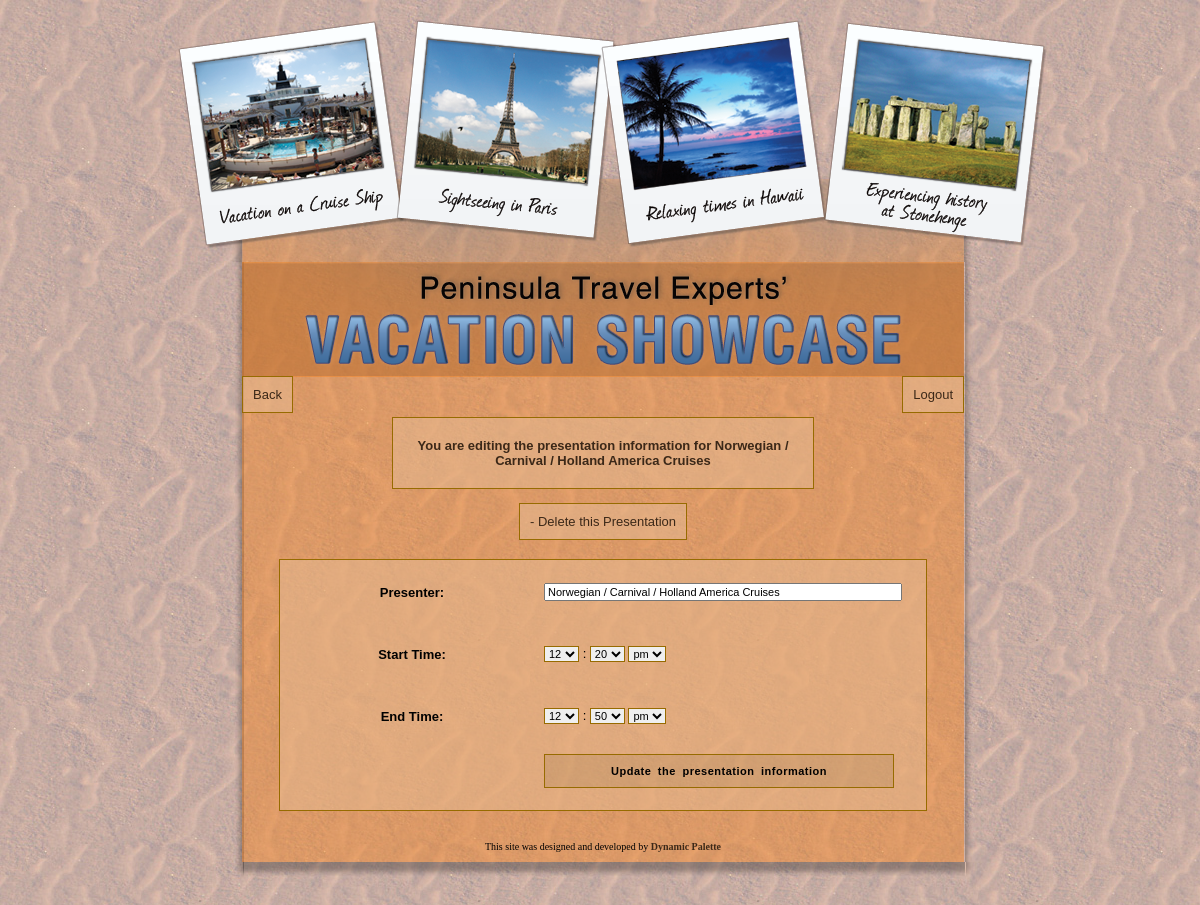
/admin/schedule_edit_entry.php?id=38 (signed in), run on the app's committed database.
### tables this page shows
CREATE TABLE `schedule` (
  `id` int(5) NOT NULL auto_increment,
  `presenter` varchar(55) NOT NULL,
  `startTime` time NOT NULL,
  `endTime` time NOT NULL,
  PRIMARY KEY  (`id`)
);

### admin/schedule_edit_entry.php (the view, shortened to what this page needs)
<?php
	$conn = dbConnect('admin');
	if (isset($_GET['id']) && !$_POST) {
	  $sql = 'SELECT *
			  FROM schedule
			  WHERE id = ?';
			$stmt = $conn->stmt_init();
			if ($stmt->prepare($sql)) {
				$stmt->bind_param('i', $_GET['id']);
				$stmt->bind_result($id, $presenter, $startTime, $endTime);
				$OK = $stmt->execute();
				$extracted_starthour = substr($startTime, 0, 2);
				$extracted_endhour = substr($endTime, 0, 2);
				$extracted_endmin = substr($endTime, 3, 2);
				$extracted_startmin = substr($startTime, 3, 2);
				if($extracted_starthour > 12) {
					$extracted_starthour_converted = ($extracted_starthour -12);
				} elseif($extracted_starthour == '00') {
					$extracted_starthour_converted = '12';
				} else {
					$extracted_starthour_converted = $extracted_starthour;
				}
				if($extracted_endhour > 12) {
					$extracted_endhour_converted = ($extracted_endhour -12);
				} elseif($extracted_endhour == '00') {
					$extracted_endhour_converted = '12';
				} else {
					$extracted_endhour_converted = $extracted_endhour;
				}
			}
	  }
function leadingZeros($num,$numDigits) {
   return sprintf("%0".$numDigits."d",$num);
}
?>
<!DOCTYPE html PUBLIC "-//W3C//DTD XHTML 1.0 Transitional//EN" "http://www.w3.org/TR/xhtml1/DTD/xhtml1-transitional.dtd">
<html xmlns="http://www.w3.org/1999/xhtml">
<head>
<link rel="stylesheet" href="../css/style.css" type="text/css" media="screen" />
</head>
<body>
    <div id="header"></div>
     <div id="bottomleft_shadow">
     <div id="bottomright_shadow">
     <div id="left_shadow">
     <div id="right_shadow">
     <div id="bottom_shadow">
     <div id="container">
        <div id="title">
            <h2>Peninsula Travel Experts'</h2>
            <h1>VACATION SHOWCASE</h1>
        </div>
        <div class="back"><a href="schedule_edit_list.php">Back</a></div>
        <div class="logout"><a href="../includes/logout.php">Logout</a></div>
        <div id="adminenter_box">
        	<p>
        		You are editing the presentation information for <?php echo htmlentities($presenter); ?>
        	</p>
        </div>
        <div id="delete_agent_btn">
        	<a href="schedule_delete_entry.php?id=<?php echo $id; ?>">- Delete this Presentation</a>
		</div>
        <div class="content_area">
        	<form id="newphotoform" name="form1" method="post" action="">
                    <table id="form_table">
                        <tr>
                                <th>Presenter:</th>
                                <td><input name="presenter" type="text" id="presenter" value="<?php echo htmlentities($presenter); ?>"/></td>
                        </tr>
                        <tr>
                            <th>Start Time:</th>
                            <td>
                                <select name="start_hour" id="start_hour">
									<?php for($t=1; $t < 13; $t++){?>
                                        <option
                                            <?php if($t == $extracted_starthour_converted) { echo 'selected'; } ?> value="<?php echo $t; ?>" ><?php echo $t; ?>
                                        </option>
                                	<?php } ?>
                                </select>
                                :
                                <select name="start_min" id="start_min">
									<?php for($t=00; $t < 59; $t=$t+5){?>
                                        <option
                                        	<?php if($t == $extracted_startmin) { echo 'selected'; } ?> value="<?php echo leadingZeros($t,2); ?>" ><?php echo leadingZeros($t,2); ?>
                                        </option>
                                    <?php } ?>
                                </select>
                                <select name="start_am_pm" id="start_am_pm">
                                    <option
                                        <?php if($extracted_starthour >= 12) { echo 'selected'; } ?> value="pm" >pm
                                    </option>
                                </select>
                            </td>
                        </tr>
                        <tr>
                            <th>End Time:</th>
                            <td>
                                <select name="end_hour" id="end_hour">
									<?php for($t=1; $t < 13; $t++){?>
                                        <option
                                            <?php if($t == $extracted_endhour_converted) { echo 'selected'; } ?> value="<?php echo $t; ?>" ><?php echo $t; ?>
                                        </option>
                                	<?php } ?>
                                </select>
                                :
                                <select name="end_min" id="end_min">
									<?php for($t=00; $t < 59; $t=$t+5){?>
                                        <option
                                        	<?php if($t == $extracted_endmin) { echo 'selected'; } ?> value="<?php echo leadingZeros($t,2); ?>" ><?php echo leadingZeros($t,2); ?>
                                        </option>
                                    <?php } ?>
                                </select>
                                <select name="end_am_pm" id="end_am_pm">
                                    <option
                                        <?php if($extracted_endhour >= 12) { echo 'selected'; } ?> value="pm" >pm
                                    </option>
                                </select>
                            </td>
                        </tr>
                        <tr>
                            <th></th>
                            <td>
                                <input class="submit_button" type="submit" name="update" value="Update the presentation information" />
                            </td>
                        </tr>
                    </table>
            </form>
        </div>
        <?php include('../includes/companyline.php'); ?>
    </div>
    </div>
    </div>
    </div>
    </div>
    </div>
</body>
</html>

### css/style.css (style rules this page uses)
html, body, div, h1, h2, h3, h4, h5, h6, ul, ol, dl, li, dt, dd, p, blockquote, pre, form, fieldset, table, th, td { margin: 0; padding: 0; }
body { background:url(../images/sandbg2.jpg); font-family: Tahoma, Geneva, sans-serif; font-size: 13px; }
#bottomleft_shadow { background: url(../images/bottomleft_shadow.png) no-repeat bottom left; width: 731px; margin: 0 auto; position: relative; top: 33px; }
#bottomright_shadow { background: url(../images/bottomright_shadow.png) no-repeat bottom right; width: 731px; margin: 0 auto; position: relative; left: 9px; }
#left_shadow { background: url(../images/left_shadow.png) repeat-y; background-position: 0px 0px; width: 731px; margin: 0 auto; position: relative; top: -15px; left: -9px; }
#right_shadow { background: url(../images/right_shadow.png) repeat-y top right; width: 731px; margin: 0 auto; position: relative; left: 8px; }
#bottom_shadow { background: url(../images/bottom_shadow.png) repeat-x bottom; width: 722px; margin: 0 auto; position:relative; top: 14px; left: -4px; }
#container { background: url(../images/containerbg.png); width: 722px; margin: 0 auto; position: relative; top: -14px; left: -1px; margin-bottom: 100px; }
#header { background: url(../images/header.png); width: 872px; height: 244px; position: relative; margin: 0 auto; z-index: 1; left: 11px; top: 18px; }
#title { background: url(../images/title.png); width: 722px; height: 115px; }
#title > * { text-indent: -9999px; }
#adminenter_box { background: url(../images/desc_bg.png); width: 420px; margin: 0 auto; border: 1px solid #976b00; overflow: auto; margin-top: 40px; }
#adminenter_box p { font-size: 13px; margin-top: 20px; margin-bottom: 20px; text-align: center; font-weight: bold; color: #3B2818; }
.content_area { background: url(../images/desc_bg.png); width: 646px; margin: 30px auto; border: 1px solid #976b00; overflow: auto; }
.logout { float: right; margin: 10px 0 0 0; }
.logout a, .back a, .mailing_back a, #newagent_btn a, #delete_agent_btn a { background: url(../images/desc_bg.png); border: 1px solid #976b00; font-size: 13px; text-align: center; padding: 10px 10px; }
.back { float: left; margin: 10px 0 0 0; }
#delete_agent_btn { text-align: center; margin: 25px auto; }
#form_table select, #form_table_index select, #mail_form_table select { font-size: 11px; font-family: Arial, Helvetica, sans-serif; border: 1px solid #976B00; }
#form_table th, #form_table_index th, #mail_form_table th { width: 200px; padding:10px 30px; }
#form_table tr { height: 60px; }
a, a:link, a:active, a:visited { text-decoration: none; color: #3b2818; }
.submit_button { background: url(../images/dark_bg.png); border: 1px solid #976b00; padding: 10px 10px; margin-bottom: 15px; font-weight: bold; letter-spacing: .5px; word-spacing: 3px; font-size: 11px; }
#form_table input, #form_table textarea, #form_table_index input, #form_table_index textarea, #comment input, #mail_form_table input, #mail_form_table textarea { width: 350px; font-size: 11px; font-family: Arial, Helvetica, sans-serif; }

### data on the page
schedule: presenter "Norwegian / Carnival / Holland America Cruises", start_hour "12", start_min "20", start_am_pm "pm", end_hour "12", end_min "50", end_am_pm "pm"
